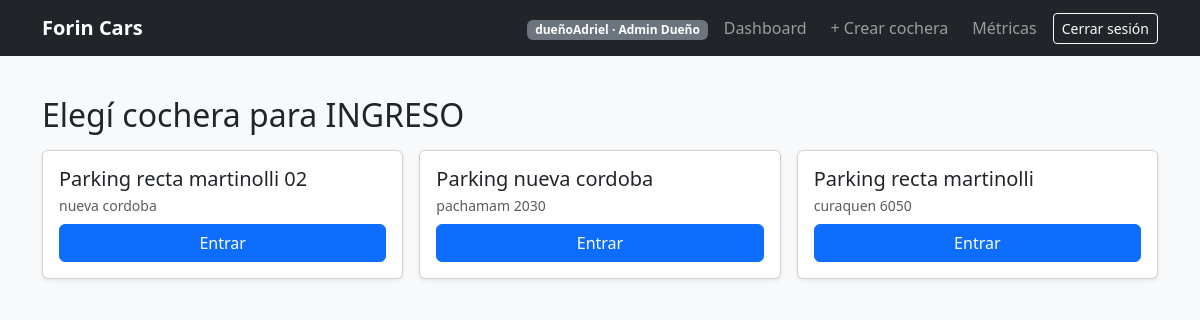
The app's page /parking/ingreso/ (signed in), older data.
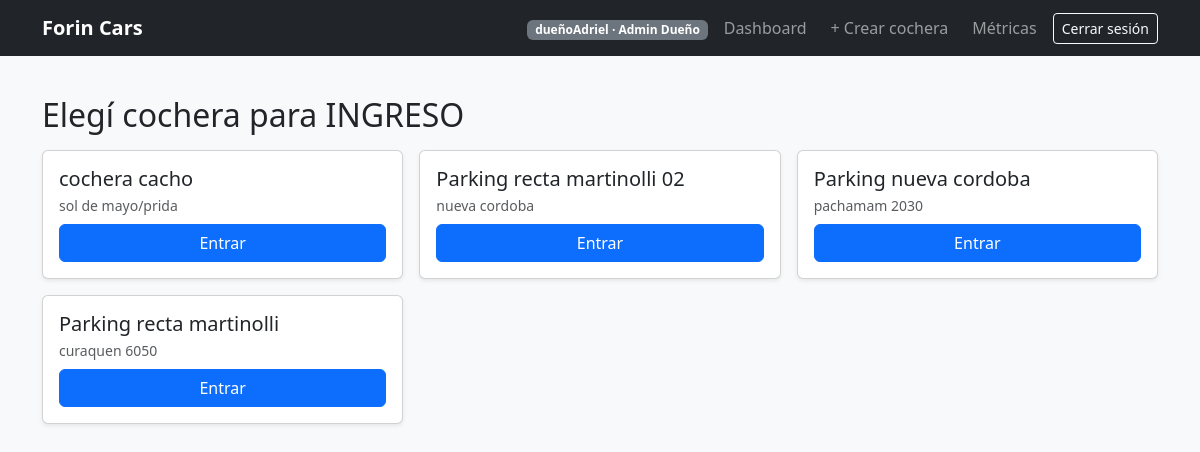
The same page, newer data.
### parking/models.py (models this page shows, shortened)
class Cochera(models.Model):
    owner = models.ForeignKey(
        settings.AUTH_USER_MODEL,
        on_delete=models.CASCADE,
        related_name="cocheras",
    )
    nombre = models.CharField(max_length=120)
    direccion = models.CharField(max_length=200, blank=True)
    activa = models.BooleanField(default=True)
    created_at = models.DateTimeField(auto_now_add=True)
    empleados = models.ManyToManyField(
        settings.AUTH_USER_MODEL,
        related_name="cocheras_asignadas",
        blank=True,
        through="CocheraEmpleado",
    )

### parking/views.py (the view)
# urls.py: path("ingreso/", views.ingreso_select_cochera_view, name="ingreso"),
@login_required
@user_passes_test(can_operate)
def ingreso_select_cochera_view(request):
    return _select_cochera_view(request, title="Elegí cochera para INGRESO", target_url_name="ingreso_cochera")

### parking/views.py (called while the page is built)
def can_operate(user) -> bool:
    if not user.is_authenticated:
        return False
    if user.is_superuser:
        return True
    return user.groups.filter(name__in=["ADMIN_DUENO", "ADMIN_EMPLEADO"]).exists()

def cochera_queryset_for(user):
    if user.is_superuser:
        return Cochera.objects.all()
    q = Q(owner=user)
    try:
        Cochera.objects.filter(empleados=user)  # solo para testear FieldError
        q |= Q(empleados=user)
    except FieldError:
        pass
    try:
        Cochera.objects.filter(cocheraempleado__empleado=user)
        q |= Q(cocheraempleado__empleado=user)
    except FieldError:
        pass
    return Cochera.objects.filter(q).distinct()

### parking/templates/parking/select_cochera.html (shortened to what this page needs)
{% extends "base.html" %}
{% block content %}
<div class="container py-4">
  <h2 class="mb-3">{{ title }}</h2>
  <div class="row g-3">
    {% for c in cocheras %}
      <div class="col-12 col-md-6 col-lg-4">
        <div class="card p-3 shadow-sm">
          <h5 class="mb-1">{{ c.nombre }}</h5>
          <div class="text-muted small mb-2">{{ c.direccion|default:"(sin dirección)" }}</div>
          <a class="btn btn-primary" href="{% url target c.id %}">Entrar</a>
        </div>
      </div>
    {% endfor %}
  </div>
</div>
{% endblock %}

Row changes from the older to the newer data that the page shows:
added Cochera: nombre "cochera cacho", direccion "sol de mayo/prida"
